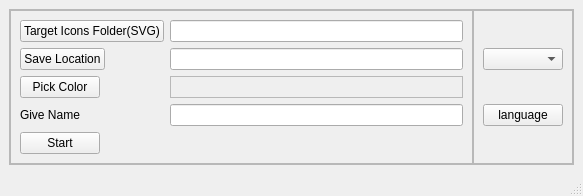
<?xml version="1.0" encoding="UTF-8"?>
<ui version="4.0">
 <class>MainWindow</class>
 <widget class="QMainWindow" name="MainWindow">
  <property name="geometry">
   <rect>
    <x>0</x>
    <y>0</y>
    <width>583</width>
    <height>196</height>
   </rect>
  </property>
  <property name="windowTitle">
   <string>SVG file color changer</string>
  </property>
  <widget class="QWidget" name="centralwidget">
   <layout class="QVBoxLayout" name="verticalLayout">
    <item>
     <widget class="QFrame" name="frame">
      <property name="frameShape">
       <enum>QFrame::StyledPanel</enum>
      </property>
      <property name="frameShadow">
       <enum>QFrame::Raised</enum>
      </property>
      <layout class="QHBoxLayout" name="horizontalLayout">
       <property name="spacing">
        <number>0</number>
       </property>
       <property name="leftMargin">
        <number>0</number>
       </property>
       <property name="topMargin">
        <number>0</number>
       </property>
       <property name="rightMargin">
        <number>0</number>
       </property>
       <property name="bottomMargin">
        <number>0</number>
       </property>
       <item>
        <widget class="QFrame" name="frame_2">
         <property name="frameShape">
          <enum>QFrame::StyledPanel</enum>
         </property>
         <property name="frameShadow">
          <enum>QFrame::Raised</enum>
         </property>
         <layout class="QFormLayout" name="formLayout">
          <item row="0" column="0">
           <widget class="QPushButton" name="target_location_pushButton">
            <property name="text">
             <string>Target Icons Folder(SVG)</string>
            </property>
           </widget>
          </item>
          <item row="0" column="1">
           <widget class="QLineEdit" name="target_location_lineEdit"/>
          </item>
          <item row="1" column="0">
           <widget class="QPushButton" name="save_location_pushButton">
            <property name="text">
             <string>Save Location</string>
            </property>
           </widget>
          </item>
          <item row="1" column="1">
           <widget class="QLineEdit" name="save_location_lineEdit"/>
          </item>
          <item row="2" column="0">
           <widget class="QPushButton" name="pick_color_pushButton">
            <property name="text">
             <string>Pick Color</string>
            </property>
           </widget>
          </item>
          <item row="2" column="1">
           <widget class="QFrame" name="frame_4">
            <property name="frameShape">
             <enum>QFrame::StyledPanel</enum>
            </property>
            <property name="frameShadow">
             <enum>QFrame::Raised</enum>
            </property>
            <layout class="QHBoxLayout" name="horizontalLayout_2">
             <property name="leftMargin">
              <number>0</number>
             </property>
             <property name="topMargin">
              <number>0</number>
             </property>
             <property name="rightMargin">
              <number>0</number>
             </property>
             <property name="bottomMargin">
              <number>0</number>
             </property>
             <item>
              <widget class="QLabel" name="color_name">
               <property name="maximumSize">
                <size>
                 <width>16777215</width>
                 <height>20</height>
                </size>
               </property>
               <property name="text">
                <string/>
               </property>
              </widget>
             </item>
             <item>
              <widget class="QLabel" name="color_current">
               <property name="text">
                <string/>
               </property>
              </widget>
             </item>
             <item>
              <widget class="QLabel" name="color_show">
               <property name="text">
                <string/>
               </property>
              </widget>
             </item>
            </layout>
           </widget>
          </item>
          <item row="3" column="0">
           <widget class="QLabel" name="give_name_label">
            <property name="text">
             <string>Give Name</string>
            </property>
           </widget>
          </item>
          <item row="3" column="1">
           <widget class="QLineEdit" name="give_name_lineEdit"/>
          </item>
          <item row="4" column="0">
           <widget class="QPushButton" name="start_pushButton">
            <property name="text">
             <string>Start</string>
            </property>
           </widget>
          </item>
         </layout>
        </widget>
       </item>
       <item>
        <widget class="QFrame" name="frame_3">
         <property name="frameShape">
          <enum>QFrame::StyledPanel</enum>
         </property>
         <property name="frameShadow">
          <enum>QFrame::Raised</enum>
         </property>
         <layout class="QVBoxLayout" name="verticalLayout_2">
          <item>
           <widget class="QComboBox" name="comboBox"/>
          </item>
          <item>
           <widget class="QPushButton" name="English_pushButton">
            <property name="text">
             <string>language</string>
            </property>
           </widget>
          </item>
         </layout>
        </widget>
       </item>
      </layout>
     </widget>
    </item>
   </layout>
  </widget>
  <widget class="QStatusBar" name="statusbar"/>
 </widget>
 <resources/>
 <connections/>
</ui>
